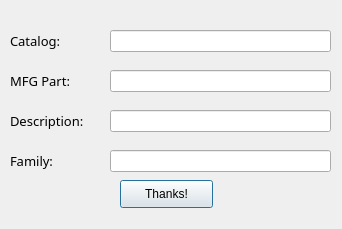
<?xml version="1.0" encoding="UTF-8"?>
<ui version="4.0">
 <class>Dialog</class>
 <widget class="QDialog" name="Dialog">
  <property name="geometry">
   <rect>
    <x>0</x>
    <y>0</y>
    <width>342</width>
    <height>229</height>
   </rect>
  </property>
  <property name="windowTitle">
   <string>Dialog</string>
  </property>
  <widget class="QLabel" name="label">
   <property name="geometry">
    <rect>
     <x>10</x>
     <y>30</y>
     <width>81</width>
     <height>21</height>
    </rect>
   </property>
   <property name="font">
    <font>
     <family>Product Sans</family>
     <pointsize>10</pointsize>
    </font>
   </property>
   <property name="text">
    <string>Catalog:</string>
   </property>
  </widget>
  <widget class="QLabel" name="label_2">
   <property name="geometry">
    <rect>
     <x>10</x>
     <y>70</y>
     <width>81</width>
     <height>21</height>
    </rect>
   </property>
   <property name="font">
    <font>
     <family>Product Sans</family>
     <pointsize>10</pointsize>
    </font>
   </property>
   <property name="text">
    <string>MFG Part:</string>
   </property>
  </widget>
  <widget class="QLineEdit" name="description_text">
   <property name="geometry">
    <rect>
     <x>110</x>
     <y>110</y>
     <width>221</width>
     <height>22</height>
    </rect>
   </property>
  </widget>
  <widget class="QLabel" name="label_3">
   <property name="geometry">
    <rect>
     <x>10</x>
     <y>110</y>
     <width>101</width>
     <height>21</height>
    </rect>
   </property>
   <property name="font">
    <font>
     <family>Product Sans</family>
     <pointsize>10</pointsize>
    </font>
   </property>
   <property name="text">
    <string>Description:</string>
   </property>
  </widget>
  <widget class="QLineEdit" name="mfg_text">
   <property name="geometry">
    <rect>
     <x>110</x>
     <y>70</y>
     <width>221</width>
     <height>22</height>
    </rect>
   </property>
  </widget>
  <widget class="QLabel" name="label_4">
   <property name="geometry">
    <rect>
     <x>10</x>
     <y>150</y>
     <width>81</width>
     <height>21</height>
    </rect>
   </property>
   <property name="font">
    <font>
     <family>Product Sans</family>
     <pointsize>10</pointsize>
    </font>
   </property>
   <property name="text">
    <string>Family:</string>
   </property>
  </widget>
  <widget class="QLineEdit" name="catalog_text">
   <property name="geometry">
    <rect>
     <x>110</x>
     <y>30</y>
     <width>221</width>
     <height>22</height>
    </rect>
   </property>
  </widget>
  <widget class="QLineEdit" name="family_text">
   <property name="geometry">
    <rect>
     <x>110</x>
     <y>150</y>
     <width>221</width>
     <height>22</height>
    </rect>
   </property>
  </widget>
  <widget class="QPushButton" name="pushButton">
   <property name="geometry">
    <rect>
     <x>120</x>
     <y>180</y>
     <width>93</width>
     <height>28</height>
    </rect>
   </property>
   <property name="text">
    <string>Thanks!</string>
   </property>
  </widget>
 </widget>
 <resources/>
 <connections/>
</ui>
